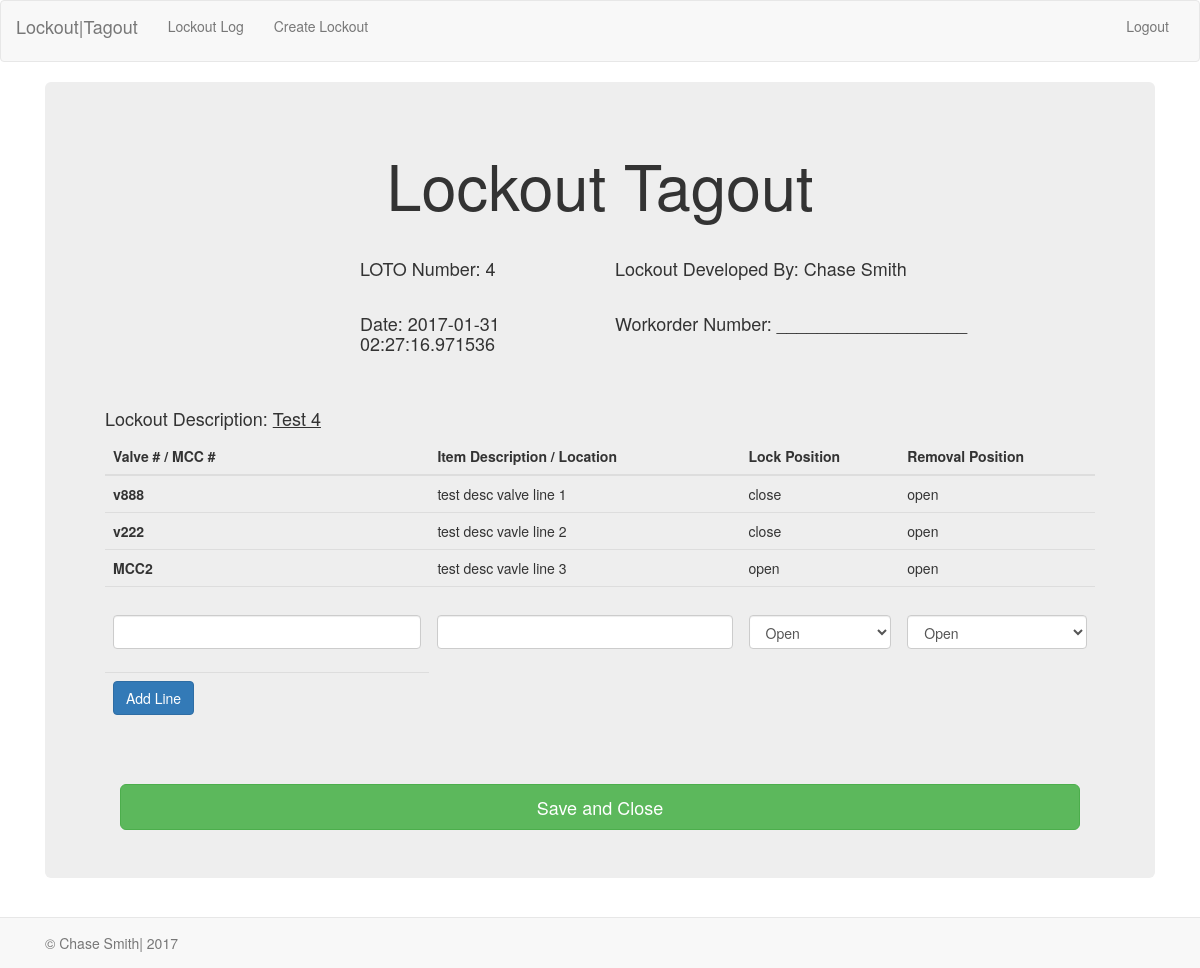
Page /save_lockout on the earlier database version.
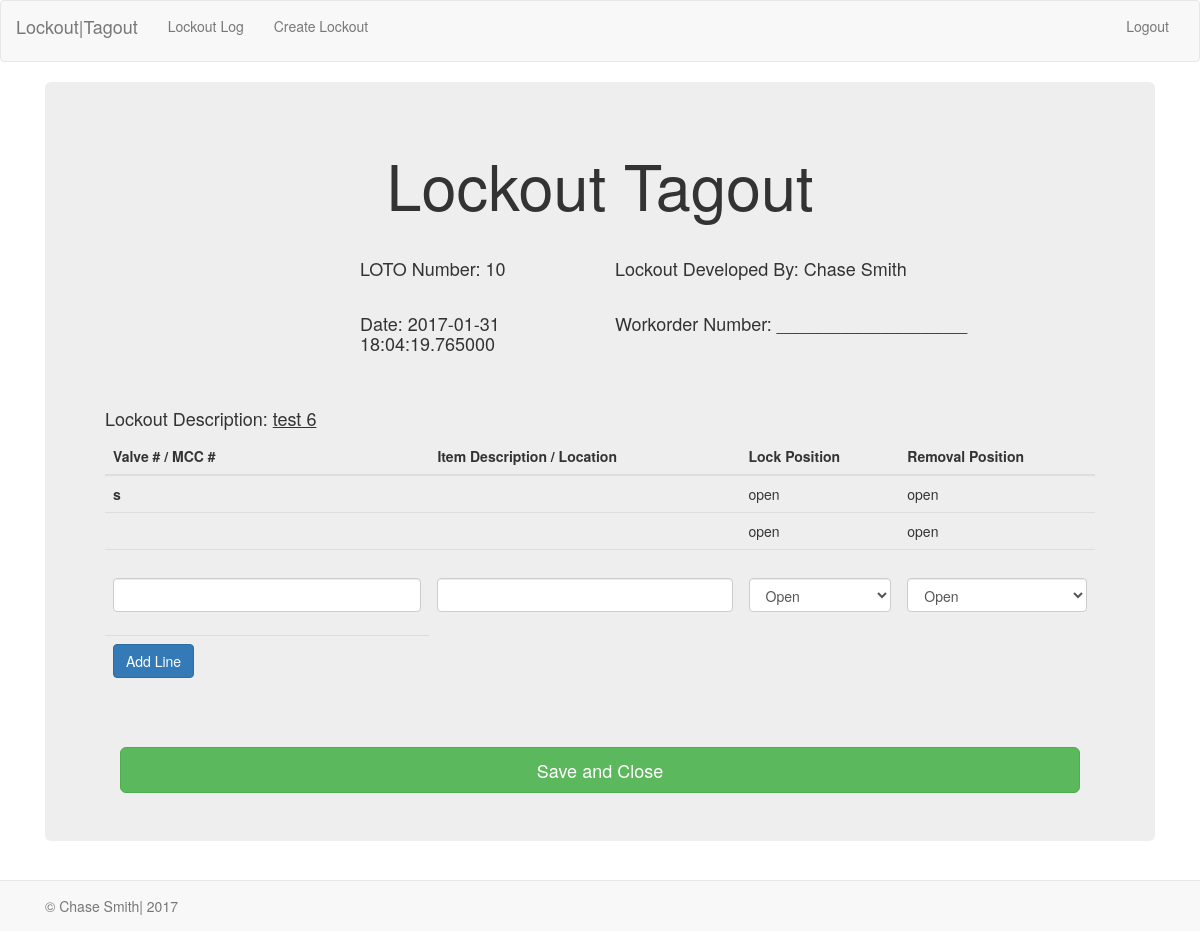
Same page on the later database version.
### models.py (models this page shows, shortened)
class Lockout(db.Model):
    __tablename__="lockout"
    id=db.Column(db.Integer, primary_key=True)
    lockout_description=db.Column(db.String(200), nullable=False)
    lockout_author = db.relationship('User', backref=db.backref('lockout_author', lazy='dynamic'))
    user_id=db.Column('user_id', db.Integer, db.ForeignKey('user.id'))
    filename=db.Column(db.String(300), nullable=True)
    status=db.Column(db.Boolean(), default=True)
    goggles=db.Column(db.Boolean(), default=False)
    faceshield=db.Column(db.Boolean(),default=False)
    fullface=db.Column(db.Boolean(), default=False)
    dustmask=db.Column(db.Boolean(), default=False)
    leathergloves=db.Column(db.Boolean(), default=False)
    saranax=db.Column(db.Boolean(), default=False)
    nitrilegloves=db.Column(db.Boolean(), default=False)
    chemicalgloves=db.Column(db.Boolean(), default=False)
    chemicalsuit=db.Column(db.Boolean(),default=False)
    tyrex=db.Column(db.Boolean(),default=False)
    rubberboots=db.Column(db.Boolean(),default=False)
    sar=db.Column(db.Boolean(),default=False)
    data=db.Column(db.LargeBinary(),nullable=True)
    date=db.Column(db.DateTime)
    ppe=db.Column(db.String(50), nullable=True)

class Lockout_Line(db.Model):
    __tablename__="lockout_line"
    id=db.Column(db.Integer, primary_key=True)
    valve_number=db.Column(db.String(10), nullable=False)
    line_description=db.Column(db.String(50), nullable=True)
    lock_position=db.Column(db.String(10), nullable=False)
    removal_position=db.Column(db.String(10), nullable=False)
    lockout=db.relationship('Lockout', backref=db.backref('lockout', lazy='dynamic'))
    lockout_id=db.Column('lockout_id', db.Integer, db.ForeignKey('lockout.id'))

### app.py (the view)
@app.route('/save_lockout', methods=['POST', 'GET'])
def save_lockout():
    all_lockout=db.session.query(Lockout).all()
    this_lockout=all_lockout[-1]
    lockout_line_form=LockoutLineForm(request.form)
    lockout_lines=this_lockout.lockout
    if request.method == 'POST':
        new_lockout_line=Lockout_Line(valve_number=lockout_line_form.valve_number.data,
                        line_description=lockout_line_form.line_description.data,
                        lock_position=lockout_line_form.lock_position.data,
                        removal_position=lockout_line_form.removal_position.data,
                        lockout=this_lockout)
        db.session.add(new_lockout_line)
        db.session.commit()
        return redirect(url_for('save_lockout'))
    else:
        return render_template('save_lockout.html', this_lockout=this_lockout, lockout_line_form=lockout_line_form, lockout_lines=lockout_lines)

### forms.py
class LockoutLineForm(Form):
    valve_number=StringField(u'',[validators.Length(max=10)])
    line_description=StringField(u'',[validators.Length(max=50)])
    lock_position=SelectField(u'', choices=[('open','Open'),('close','Close')])
    removal_position=SelectField(u'', choices=[('open','Open'),('close','Close')])

### templates/save_lockout.html (shortened to what this page needs)
{% extends "base.html" %}
{% import "bootstrap/wtf.html" as wtf %}
{% block content %}
<div class="container-fluid">
  <div class="jumbotron">
    <div class="text-center">
      <h1>Lockout Tagout</h1>
    </div>
      <br>
      <div class="row">
        <div class="col-xs-3 col-xs-offset-3 form-group">
          <h4> LOTO Number: {{ this_lockout.id }} </h4>
        </div>
        <div class="col-xs-6 form-group">
          <h4>Lockout Developed By: {{ this_lockout.lockout_author.first_name }} {{ this_lockout.lockout_author.last_name }}</h4>
        </div>
        <div class="col-xs-3 col-xs-offset-3 form-group">
          <h4>Date: {{ this_lockout.date }}</h4>
        </div>
        <div class="col-xs-6 form-group">
          <h4>Workorder Number: ___________________</h4>
        </div>
      </div>
    <br>
    <div class="row">
      <div class="col-xs-12">
        <h4>Lockout Description: <u>{{ this_lockout.lockout_description }}</u></h4>
      </div>
    </div>
      <table class="table" id="lines_table">
        <thead>
          <tr>
            <th>Valve # / MCC #</th>
            <th>Item Description / Location</th>
            <th>Lock Position</th>
            <th>Removal Position</th>
          </tr>
        </thead>
        <tbody>
          {% for each in lockout_lines %}
              <tr>
                <th scope="row">{{ each.valve_number}}</th>
                  <td>{{ each.line_description }}</td>
                  <td>{{ each.lock_position }}</td>
                  <td>{{ each.removal_position }}</td>
              </tr>
          {% endfor %}
        <form  method="POST" action="/save_lockout">
          <tr>
            <th scope="row">{{ wtf.form_field(lockout_line_form.valve_number) }}</th>
              <td>{{ wtf.form_field(lockout_line_form.line_description) }}</td>
              <td>{{ wtf.form_field(lockout_line_form.lock_position) }}</td>
              <td>{{ wtf.form_field(lockout_line_form.removal_position) }}</td>
          </tr>
          <tr>
            <th><button class="btn btn-primary" type="submit">Add Line</button></th>
          </tr>
        </tbody>
      </table>
    <div class="container">
      <hr>
      <a class="btn btn-success btn-lg btn-block" href="/" role="button">Save and Close</a>
    </diV>
  </div>
</div>
{% endblock %}

Differences in the rows shown:
no longer on this page (row unchanged): Lockout: id "4", date "2017-01-31 02:27:16.971536", lockout_description "Test 4"
no longer on this page (row unchanged): Lockout_Line: valve_number "v888", line_description "test desc valve line 1", lock_position "close", removal_position "open"
no longer on this page (row unchanged): Lockout_Line: valve_number "v222", line_description "test desc vavle line 2", lock_position "close", removal_position "open"
no longer on this page (row unchanged): Lockout_Line: valve_number "MCC2", line_description "test desc vavle line 3", lock_position "open", removal_position "open"
added Lockout: id "10", date "2017-01-31 18:04:19.765000", lockout_description "test 6"
added Lockout_Line: valve_number "s", lock_position "open", removal_position "open"
added Lockout_Line: lock_position "open", removal_position "open"
